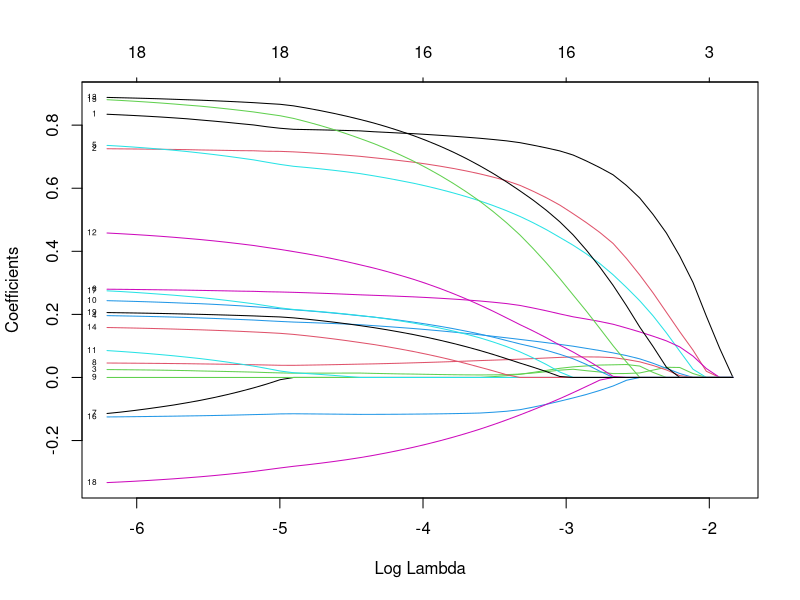
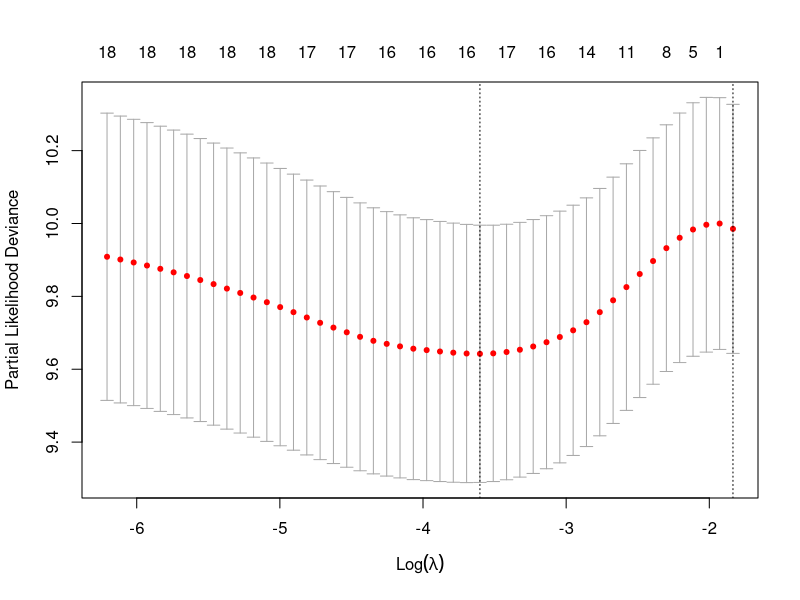

R code for these plots, in order:
#

library("survival")
library("glmnet")

data = read.table("./ESCA_PCD_LASSO_data.txt", header=T, row.names=1, sep="\t")
x = as.matrix(data[, 3:ncol(data)])
y = data.matrix(Surv(data$time,data$status))
fit = glmnet(x, y, family="cox", alpha=1)
plot(fit,xvar="lambda",label=T)
cv_fit = cv.glmnet(x, y, family="cox", alpha=1,nfolds=10)
plot(cv_fit)
result = coef(cv_fit, s="lambda.min")
my_result = as.data.frame(as.matrix(result))
colnames(my_result) = c("coef")
final_result = subset(my_result, my_result$coef>0)
write.table(final_result, "./LASSO_result_coefficient.txt", row.names=T, col.names=T, sep="\t", quote=F)

